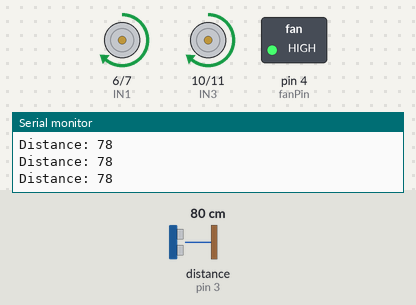
Recording of a sketch running on a simulated Arduino Uno, built with avr-gcc and run on an emulated ATmega328P. Parts: motor-driver pin pairs drawn as motors (green arrow = first pin HIGH = forward, orange = second pin HIGH = backward, longer = more drive, scaled by the enable pin), switched loads named in the sketch (green lamp = pin HIGH), the last lines printed to the serial monitor. Wiring (inferred from the names in the program): ultrasonic range finder: trigger pin 2; echo pin 3. Inputs (shaded band) come from the test bench; at power-on: distance to the obstacle (sensor on pin 3) 80 cm. The echo pulse lasts 58.3 µs per cm; pins used as bus, display or sensor lines are not drawn.

Above: at 1.2 s.
1.3 s: distance to the obstacle (sensor on pin 3) set to 22 cm
2.8 s: distance to the obstacle (sensor on pin 3) set to 19 cm
At 3.8 s:
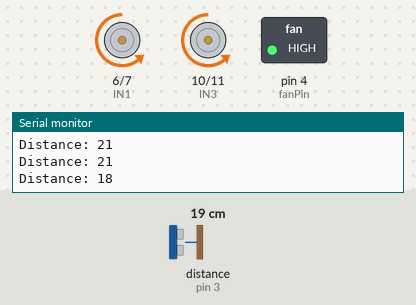
5.8 s: distance to the obstacle (sensor on pin 3) set to 120 cm
At 6.3 s:
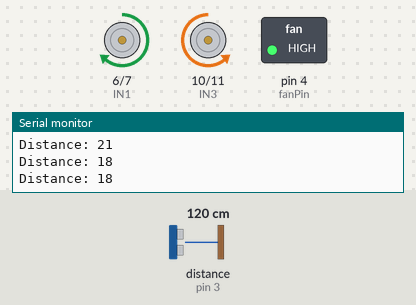
7.9 s: distance to the obstacle (sensor on pin 3) set to 2 cm
At 8.3 s:
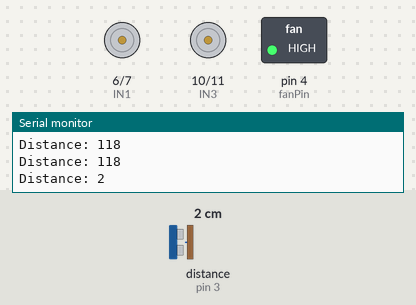
Timing chart, 0 to 11.9 s (numbered marks = the images above; inputs shaded):
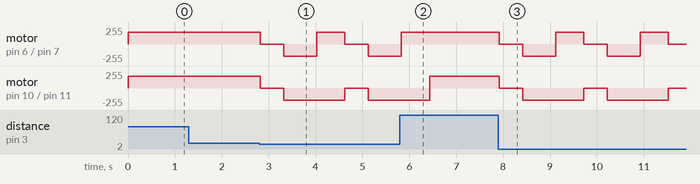

The sketch:

smart_floor_cleaner.ino
```cpp
// =====================================================
// SMART FLOOR CLEANER ROBOT
// Arduino UNO Based Project
// Dust Collector + Obstacle Avoiding Robot
// =====================================================

// ---------------- MOTOR DRIVER PINS ----------------

// Left Motor
int ENA = 5;
int IN1 = 6;
int IN2 = 7;

// Right Motor
int ENB = 9;
int IN3 = 10;
int IN4 = 11;

// ---------------- ULTRASONIC SENSOR ----------------

int trigPin = 2;
int echoPin = 3;

// ---------------- FAN MOTOR ----------------

int fanPin = 4;

// ---------------- VARIABLES ----------------

long duration;
int distance;

// =====================================================

void setup() {

  // Motor Pins
  pinMode(ENA, OUTPUT);
  pinMode(IN1, OUTPUT);
  pinMode(IN2, OUTPUT);

  pinMode(ENB, OUTPUT);
  pinMode(IN3, OUTPUT);
  pinMode(IN4, OUTPUT);

  // Ultrasonic Sensor
  pinMode(trigPin, OUTPUT);
  pinMode(echoPin, INPUT);

  // Fan Pin
  pinMode(fanPin, OUTPUT);

  // Serial Monitor
  Serial.begin(9600);

  // Set Motor Speed
  analogWrite(ENA, 180);
  analogWrite(ENB, 180);

  // Start Fan
  digitalWrite(fanPin, HIGH);
}

// =====================================================

void loop() {

  // Get Distance
  distance = getDistance();

  Serial.print("Distance: ");
  Serial.println(distance);

  // Obstacle Detected
  if (distance < 20) {

    stopRobot();
    delay(500);

    moveBackward();
    delay(700);

    turnRight();
    delay(600);
  }

  // No Obstacle
  else {

    moveForward();
  }
}

// =====================================================
// FUNCTION : GET DISTANCE
// =====================================================

int getDistance() {

  digitalWrite(trigPin, LOW);
  delayMicroseconds(2);

  digitalWrite(trigPin, HIGH);
  delayMicroseconds(10);

  digitalWrite(trigPin, LOW);

  duration = pulseIn(echoPin, HIGH);

  distance = duration * 0.034 / 2;

  return distance;
}

// =====================================================
// FUNCTION : MOVE FORWARD
// =====================================================

void moveForward() {

  digitalWrite(IN1, HIGH);
  digitalWrite(IN2, LOW);

  digitalWrite(IN3, HIGH);
  digitalWrite(IN4, LOW);
}

// =====================================================
// FUNCTION : MOVE BACKWARD
// =====================================================

void moveBackward() {

  digitalWrite(IN1, LOW);
  digitalWrite(IN2, HIGH);

  digitalWrite(IN3, LOW);
  digitalWrite(IN4, HIGH);
}

// =====================================================
// FUNCTION : TURN RIGHT
// =====================================================

void turnRight() {

  digitalWrite(IN1, HIGH);
  digitalWrite(IN2, LOW);

  digitalWrite(IN3, LOW);
  digitalWrite(IN4, HIGH);
}

// =====================================================
// FUNCTION : STOP ROBOT
// =====================================================

void stopRobot() {

  digitalWrite(IN1, LOW);
  digitalWrite(IN2, LOW);

  digitalWrite(IN3, LOW);
  digitalWrite(IN4, LOW);
}
```

Measured:
- the behaviour switches between 21 and 20 cm on distance to the obstacle (sensor on pin 3) (found by bisection; images 0 and 1)
- after the input at 2.8 s, motor on pin 6 (IN1) / pin 7 (IN2): forward 180/255 → stopped at once, → backward 180/255 0.50 s later, → forward 180/255 0.70 s later, → stopped 0.60 s later, … (5 changes in this stretch); motor on pin 10 (IN3) / pin 11 (IN4): alternates backward 180/255 for 1.3 s and stopped for 0.50 s, starting at once
- after the input at 5.8 s, motor on pin 6 (IN1) / pin 7 (IN2): goes on until 5.8 s, then stays forward 180/255
- after the input at 7.9 s, motor on pin 6 (IN1) / pin 7 (IN2): forward 180/255 → stopped at once, → backward 180/255 0.50 s later, → forward 180/255 0.70 s later, → stopped 0.60 s later, … (7 changes in this stretch); motor on pin 10 (IN3) / pin 11 (IN4): alternates backward 180/255 for 1.3 s and stopped for 0.50 s, starting at once
